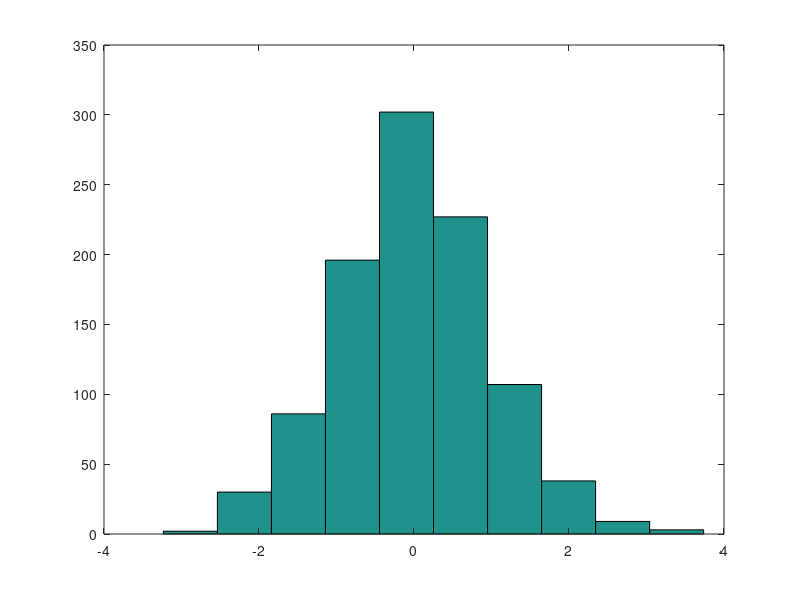

Source code (MATLAB): (Note: this script raises an error after producing the figure.)
%{

Always start .m file with a descriptive header as shown below. This header will
keep your .m files organized, you can update it over time.

Purpose: Introduce Matlab to MA and PhD students. 

Date Started: January 30, 2019

Last updated: 
- Include major code updates

Primary input:
- Include name(s) of they key input files

Primary output:
- Include name(s) of output file this code will produce

Extra Notes:
- Include notes about data as you conduct your analysis. For example  you may discover
a certain variable may have too many missing values. 
- Keep track of problems e.g. fminunc wont coverge.

%}

% Basic setup
clear
% Set folder directory
cd('/Users/hammadshaikh/Documents/GitHub/Data-Analysis-Coding-Tutorials/Matlab')
% Print working directory
pwd

%% Defining Vectors and Matrices 

% Vector
a = [1,2,3,4,5,6,7,8] % will print on screen
b = [1,2,3,4,5,6,7,8]; % not print on screen

% transpose
a'

% Size of vector
size(a)
size(a')

% check rows
size(a',1)

% Element wise operation
c = a + b
y = a.^2


% Plot y = x^2
plot(a,y)
scatter(a,y)


% Matrix
A = [1,2,3;4,5,6;7,8,9]
B = [2,3,4;6,7,8;9,0,10]

C = A + B

% Diagonal matrix
D = diag([1,2,3])

%% Vector and Matrix algebra

% Add and subtract
a + b

% Matrix multiplication
A*D

% Matrix inversion
inv(D)

% D*inv(D) = I
D*inv(D)
eye(3)


% Element wise multiplication 
a.*a
a.*c
A.*B


%% Random variables

% Uniform RV (rand)
rand(1) % U[0,1]
rand(1)+1 % U[1,2]

% Uniform random matrix
rand(3)
rand(2,3)

% Uniform random vector
rand(4,1)
unif_draws = rand(1000,1);
hist(unif_draws)

% Normal RV (randn)
randn(1)


% Normal vector
randn(4,1)
norm_draws = randn(1000,1);
hist(norm_draws)

%% Monte Carlo Integration 


% Step 1: Draw many points from U[-3,2]
k = 9001;
unif_draw_k = 5*rand(k,1) - 3;

% Step 2: Compute h(x) = exp((-x^2)/2)
h_k = exp(-(unif_draw_k.^2)/2);

% Step 3: average h(x)
avg_h = mean(h_k)


% Step 4: scaling
int_value = 5*avg_h

%% Linear Regression (OLS)

% Generate data (look at home)
n = 1000;
x_indep1 = rand(n,1);
x_indep2 = rand(n,1);
epsilon = 2.*randn(n,1);

% True data generating process
y_outcome = 2 + 3.*x_indep1 + 5.*x_indep2 + epsilon;

% Estimate slope
% Data = [y, x1, x2]

% OLS
X = [ones(n,1) x_indep1 x_indep2];
beta_ols = inv(X'*X)*X'*y_outcome

% Residuals
e = y_outcome - X*beta_ols;


% Hetroscedastic robust standard errors
var_cov = inv(X'*X)*(X'*diag(e.^2)*X)*inv(X'*X)



%% Instrumental variables (2SLS)
% generating the endogenous variables and the instruments (look at home) 
sigma_IV_gen = [1 0.8 0; 0.8 1 0.6; 0 0.6 1];
mu_IV = [0,0,0];
r = mvnrnd(mu_IV,sigma_IV_gen,n);
epsilon_iv = r(:,1);
x_endog = r(:,2);
z = r(:,3);

y = 3.*x_endog + epsilon_iv;

% Data = [y, x, z]

% Lets do OLS first
X = [ones(n,1) x_endog];
beta_ols = inv(X'*X)*X'*y

% IV next
beta_iv = inv(z'*x_endog)*z'*y


%% Minimization application (MLE)

% MLE
mle_data = [1,1,1,1,1,1,2,2,2,3];

% Render log likelihood as function of theta
loglikeobj = @(theta)loglike(mle_data, theta);


% Minimize negative Log likelihood
[theta_mle, loglike_mle] = fminunc(loglikeobj, 0.1);





